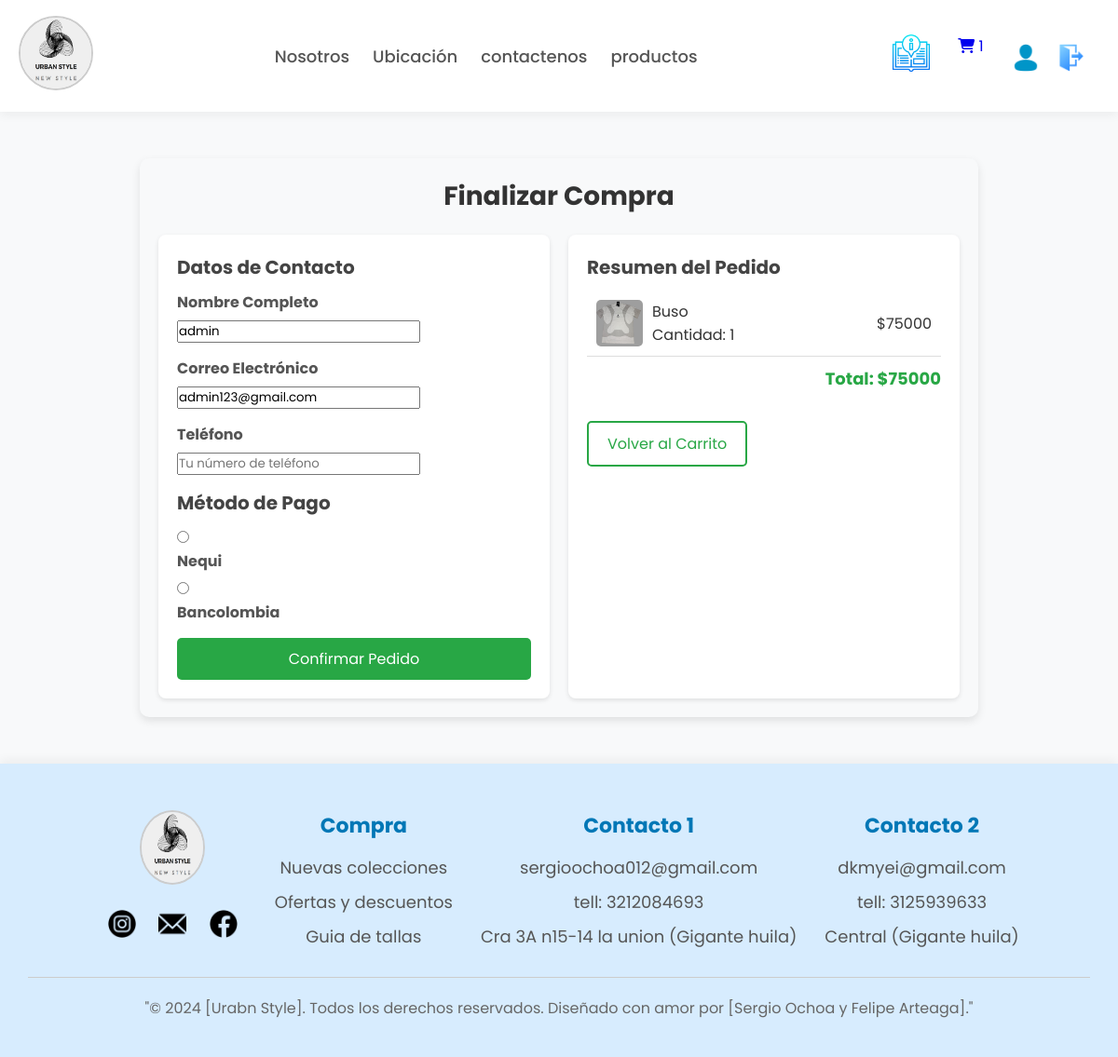
The app's page /pasarela/ (signed in) with its own data.
### productos/models.py (models this page shows, shortened)
class CarritoItem(models.Model):
    usuario = models.ForeignKey(User, on_delete=models.CASCADE, null=True, blank=True)
    producto = models.ForeignKey(Producto, on_delete=models.CASCADE)
    cantidad = models.IntegerField(default=1)
    sesion_id = models.CharField(max_length=100, null=True, blank=True)
    fecha_creacion = models.DateTimeField(auto_now_add=True)
    def subtotal(self):
        return self.producto.precio * self.cantidad

class Producto(models.Model):
    CATEGORIAS = [
        ('Hombre', 'Hombre'),
        ('Mujer', 'Mujer'),
    ]
    nombre = models.CharField(max_length=200)
    descripcion = models.TextField()
    precio = models.DecimalField(max_digits=10, decimal_places=0)
    foto = models.ImageField(upload_to='productos/')
    fecha_creacion = models.DateField(auto_now_add=True)
    categoria = models.CharField(max_length=10, choices=CATEGORIAS, default='Hombre')  # 👈 Campo de categoría

### productos/views.py (the view)
# urls.py: path('pasarela/', views.pasarela, name='pasarela'),
def pasarela(request):
    carrito_items = []
    total = 0
    if request.user.is_authenticated:
        carrito_items = CarritoItem.objects.filter(usuario=request.user)
    else:
        if request.session.session_key:
            carrito_items = CarritoItem.objects.filter(sesion_id=request.session.session_key)
    if not carrito_items:
        messages.warning(request, "Tu carrito está vacío")
        return redirect('ver_carrito')
    for item in carrito_items:
        total += item.subtotal()
    if request.method == 'POST':
        form = OrdenForm(request.POST)
        metodo_pago = request.POST.get('metodo_pago')
        if form.is_valid() and metodo_pago:
            orden = form.save(commit=False)
            if request.user.is_authenticated:
                orden.usuario = request.user
            else:
                orden.sesion_id = request.session.session_key
            orden.total = total
            orden.metodo_pago = metodo_pago
            orden.save()
            for item in carrito_items:
                OrdenItem.objects.create(
                    orden=orden,
                    producto=item.producto,
                    precio=item.producto.precio,
                    cantidad=item.cantidad
                )
            carrito_items.delete()
            enviar_correo_confirmacion(orden)
            messages.success(request, "Tu pedido ha sido procesado con éxito")
            return redirect('confirmar', orden_id=orden.id)
        else:
            messages.error(request, "Por favor selecciona un método de pago válido.")
    else:
        initial_data = {}
        if request.user.is_authenticated:
            try:
                datos = Datos.objects.get(usuario=request.user)
                initial_data = {
                    'nombre': f"{datos.nombre} {datos.apellido}",
                    'email': request.user.email
                }
            except Datos.DoesNotExist:
                initial_data = {
                    'nombre': request.user.username,
                    'email': request.user.email
                }
        form = OrdenForm(initial=initial_data)
    return render(request, 'pasarela.html', {
        'form': form,
        'carrito_items': carrito_items,
        'total': total
    })

### productos/forms.py
class OrdenForm(forms.ModelForm):
    METODOS_PAGO = [
        ('nequi', 'Nequi'),
        ('bancolombia', 'Bancolombia'),
    ]
    metodo_pago = forms.ChoiceField(
        choices=METODOS_PAGO,
        widget=forms.RadioSelect,
        required=True
    )
    class Meta:
        model = Orden
        fields = ['nombre', 'email', 'telefono', 'metodo_pago']
        widgets = {
            'nombre': forms.TextInput(attrs={'class': 'form-control', 'placeholder': 'Tu nombre completo'}),
            'email': forms.EmailInput(attrs={'class': 'form-control', 'placeholder': 'tucorreo@ejemplo.com'}),
            'telefono': forms.TextInput(attrs={'class': 'form-control', 'placeholder': 'Tu número de teléfono'}),
        }

### productos/templates/pasarela.html (shortened to what this page needs)
{% extends 'base.html' %}
{% load static %}
{% block content %}
<link rel="stylesheet" href="{% static 'tienda/pasarela.css' %}">
<div class="checkout-container">
    <h1 class="checkout-titulo">Finalizar Compra</h1>
    <div class="checkout-grid">
        <div class="checkout-form">
            <h2 class="resumen-titulo">Datos de Contacto</h2>
            <form method="POST" enctype="multipart/form-data">
                <div class="form-group">
                    <label for="{{ form.nombre.id_for_label }}">Nombre Completo</label>
                    {{ form.nombre }}
                </div>
                <div class="form-group">
                    <label for="{{ form.email.id_for_label }}">Correo Electrónico</label>
                    {{ form.email }}
                </div>
                <div class="form-group">
                    <label for="{{ form.telefono.id_for_label }}">Teléfono</label>
                    {{ form.telefono }}
                </div>
                <h2 class="resumen-titulo">Método de Pago</h2>
                <div class="form-group">
                    {% for radio in form.metodo_pago %}
                        <div class="form-check">
                            <input type="radio" name="metodo_pago" value="{{ radio.choice_label }}" id="pago-{{ radio.choice_label }}" onclick="mostrarPago('{{ radio.choice_label }}')">
                            <label for="pago-{{ radio.choice_label }}">{{ radio.choice_label }}</label>
                        </div>
                    {% endfor %}
                </div>
                <button type="submit" class="btn btn-success">
                    Confirmar Pedido
                </button>
            </form>
        </div>
        <div class="checkout-resumen">
            <h2 class="resumen-titulo">Resumen del Pedido</h2>
            {% for item in carrito_items %}
            <div class="resumen-item">
                <div class="resumen-producto">
                    <img src="{{ item.producto.foto.url }}" alt="{{ item.producto.nombre }}" class="resumen-imagen">
                    <div>
                        <div>{{ item.producto.nombre }}</div>
                        <div>Cantidad: {{ item.cantidad }}</div>
                    </div>
                </div>
                <div>${{ item.subtotal }}</div>
            </div>
            {% endfor %}
            <div class="resumen-total">
                Total: ${{ total }}
            </div>
            <div style="margin-top: 2rem;">
                <a href="{% url 'ver_carrito' %}" class="btn btn-outline">
                    Volver al Carrito
                </a>
            </div>
        </div>
    </div>
</div>
{% endblock %}

### productos/static/tienda/base.css (style rules this page uses)
* { margin: 0; padding: 0; box-sizing: border-box; text-decoration: none; list-style: none; font-family: "Poppins", sans-serif; }
body { background-color: #F8F9FA; color: #333; display: flex; flex-direction: column; min-height: 100vh; }

### productos/static/tienda/pasarela.css (style rules this page uses)
.checkout-container { max-width: 900px; margin: 50px auto; padding: 20px; background-color: #f8f9fa; border-radius: 10px; box-shadow: 0px 4px 10px rgba(0, 0, 0, 0.1); }
.checkout-titulo { text-align: center; font-size: 28px; font-weight: bold; color: #333; }
.checkout-grid { display: grid; grid-template-columns: 1fr 1fr; gap: 20px; margin-top: 20px; }
.checkout-form { background: white; padding: 20px; border-radius: 8px; box-shadow: 0px 2px 5px rgba(0, 0, 0, 0.1); }
.checkout-resumen { background: white; padding: 20px; border-radius: 8px; box-shadow: 0px 2px 5px rgba(0, 0, 0, 0.1); }
.form-group { margin-bottom: 15px; }
.form-group label { font-weight: bold; color: #555; display: block; margin-bottom: 5px; }
.form-check { margin: 5px 0; }
.btn-success { display: block; width: 100%; padding: 10px; background-color: #28a745; color: white; text-align: center; border-radius: 5px; font-size: 16px; text-decoration: none; transition: background 0.3s ease; border: none; cursor: pointer; }
.resumen-titulo { font-size: 20px; font-weight: bold; color: #444; margin-bottom: 10px; }
.resumen-item { display: flex; justify-content: space-between; padding: 10px; border-bottom: 1px solid #ddd; align-items: center; }
.resumen-producto { display: flex; align-items: center; gap: 10px; }
.resumen-imagen { width: 50px; height: 50px; border-radius: 5px; object-fit: cover; }
.resumen-total { font-size: 18px; font-weight: bold; color: #28a745; text-align: right; margin-top: 10px; }
.btn-outline { display: inline-block; padding: 10px 20px; background-color: white; color: #28a745; text-decoration: none; border: 2px solid #28a745; border-radius: 5px; transition: all 0.3s ease; }

### records on screen
CarritoItem: producto.foto (picture), producto.nombre "Buso", cantidad "1", subtotal "75000"

### other values on screen
{{ total_items }} "1"
{{ radio.choice_label }} "Nequi" "Bancolombia"
{{ total }} "75000"
